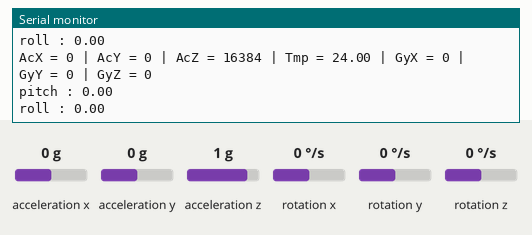
Recording of a sketch running on a simulated Arduino Uno, built with avr-gcc and run on an emulated ATmega328P. On the bench: the last lines printed to the serial monitor. Wiring (inferred from the names in the program): MPU-6050 motion sensor at I2C address 0x68. The inputs (shaded band) are chosen by the test bench; at power-on: acceleration x 0 g, acceleration y 0 g, acceleration z 1 g, rotation x 0 °/s, rotation y 0 °/s, rotation z 0 °/s.

Above: at 1.2 s.
1.3 s: acceleration x set to 0.8 g
At 2.2 s:
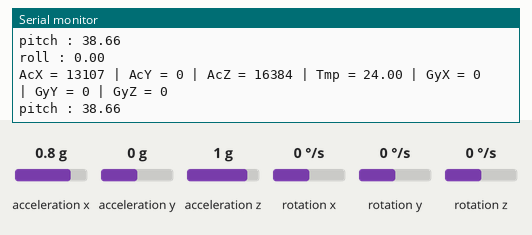
4.3 s: acceleration y set to 0.8 g
At 5.3 s:
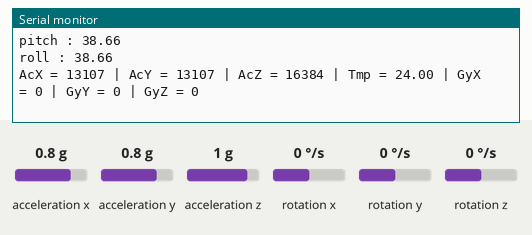
7.3 s: acceleration z set to -1.4 g
At 7.9 s:
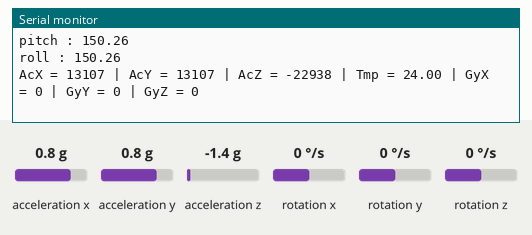
10.3 s: rotation x set to -192 °/s
At 10.56 s:
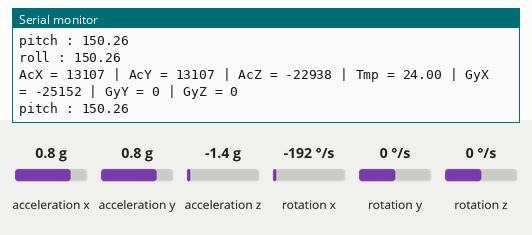
13.3 s: rotation y set to 12 °/s
At 13.5 s:
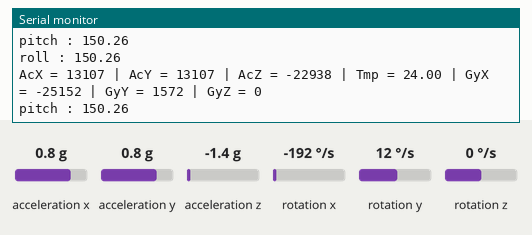
16.3 s: rotation z set to -192 °/s
At 16.52 s:
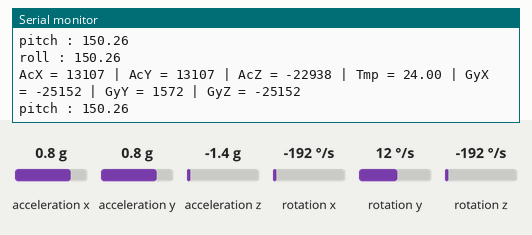
Timing chart, 0 to 19.3 s (numbered marks = the images above; inputs shaded):
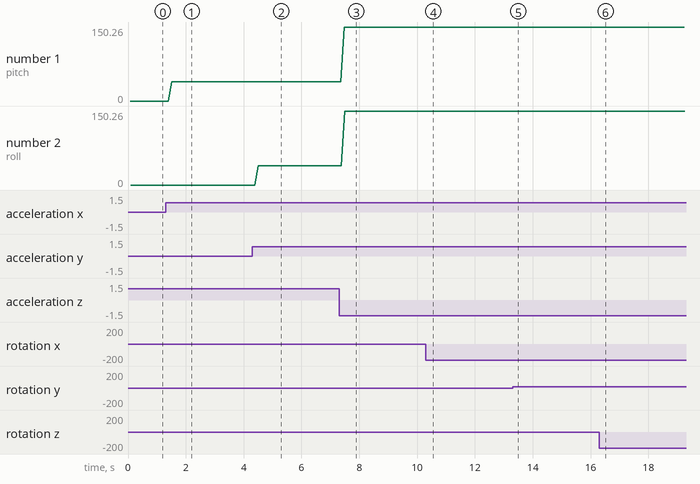

Measured:
- after the input at 1.3 s, the serial monitor: prints a new line after 0.12 s (image 1)
- after the input at 4.3 s, the serial monitor: prints a new line after 0.10 s (image 2)
- after the input at 7.3 s, the serial monitor: prints a new line after 0.09 s (image 3)
- after the input at 10.3 s, the serial monitor: prints a new line after 0.15 s (image 4)
- after the input at 13.3 s, the serial monitor: prints a new line after 0.10 s (image 5)
- after the input at 16.3 s, the serial monitor: prints a new line after 0.11 s (image 6)
- plotted number 1: 0 → 38.66 after the input at 1.3 s, 38.66 → 150.26 after the input at 7.3 s
- plotted number 2: 38.66 → 150.26 after the input at 7.3 s

The sketch:

mpu6050_test.ino
```cpp
/* 본 스케치는 arduino.cc의 JoghChi님이 작성하신 스케치입니다.*/

#include<Wire.h>

const int MPU=0x68;  //MPU 6050 의 I2C 기본 주소
int16_t AcX,AcY,AcZ,Tmp,GyX,GyY,GyZ;
double pitch, roll;

void setup(){
  Wire.begin();      //Wire 라이브러리 초기화
  Wire.beginTransmission(MPU); //MPU로 데이터 전송 시작
  Wire.write(0x6B);  // PWR_MGMT_1 register
  Wire.write(0);     //MPU-6050 시작 모드로
  Wire.endTransmission(true);
  Serial.begin(9600);
}

void loop(){
  Wire.beginTransmission(MPU);    //데이터 전송시작
  Wire.write(0x3B);               // register 0x3B (ACCEL_XOUT_H), 큐에 데이터 기록
  Wire.endTransmission(false);    //연결유지
  Wire.requestFrom(MPU,14,true);  //MPU에 데이터 요청
  //데이터 한 바이트 씩 읽어서 반환
  AcX=Wire.read()<<8|Wire.read();  // 0x3B (ACCEL_XOUT_H) & 0x3C (ACCEL_XOUT_L)
  AcY=Wire.read()<<8|Wire.read();  // 0x3D (ACCEL_YOUT_H) & 0x3E (ACCEL_YOUT_L)
  AcZ=Wire.read()<<8|Wire.read();  // 0x3F (ACCEL_ZOUT_H) & 0x40 (ACCEL_ZOUT_L)
  Tmp=Wire.read()<<8|Wire.read();  // 0x41 (TEMP_OUT_H) & 0x42 (TEMP_OUT_L)
  GyX=Wire.read()<<8|Wire.read();  // 0x43 (GYRO_XOUT_H) & 0x44 (GYRO_XOUT_L)
  GyY=Wire.read()<<8|Wire.read();  // 0x45 (GYRO_YOUT_H) & 0x46 (GYRO_YOUT_L)
  GyZ=Wire.read()<<8|Wire.read();  // 0x47 (GYRO_ZOUT_H) & 0x48 (GYRO_ZOUT_L)

  //시리얼 모니터에 출력
  Serial.print("AcX = "); Serial.print(AcX);
  Serial.print(" | AcY = "); Serial.print(AcY);
  Serial.print(" | AcZ = "); Serial.print(AcZ);
  Serial.print(" | Tmp = "); Serial.print(Tmp/340.00+36.53);
  Serial.print(" | GyX = "); Serial.print(GyX);
  Serial.print(" | GyY = "); Serial.print(GyY);
  Serial.print(" | GyZ = "); Serial.println(GyZ);

  pitch = atan2((double)AcX,(double)AcZ) * 180 / PI;
  roll = atan2((double)AcY,(double)AcZ) * 180 / PI;

Serial.print("pitch : ");Serial.println(pitch);
Serial.print("roll : "); Serial.println(roll);
Serial.print("\n");
  //delay(333);
}
```
